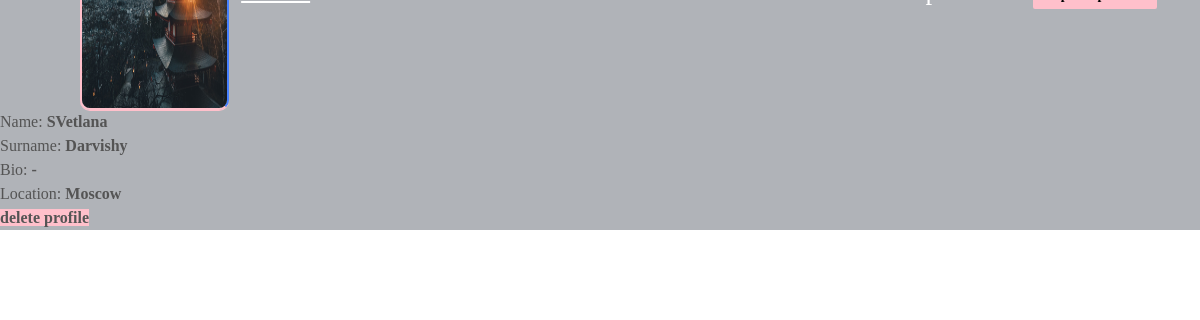
The app's page /profile/?user_pk=3 (signed in) with its own data.
### mainapp/models.py (models this page shows, shortened)
class Profile(models.Model):
    firstname = models.CharField(max_length=255)
    lastname = models.CharField(max_length=255)
    profile_picture = models.ImageField(upload_to='images/',
                                        null=True, blank=True)
    location = models.CharField(
        max_length=255, default='-', null=True, blank=True)
    bio = models.CharField(max_length=255, default='-', null=True, blank=True)
    user = models.ForeignKey(user, on_delete=models.CASCADE)

### mainapp/views.py (the view)
# urls.py: path('profile/', profile, name='_another_profile'),
@login_required(login_url='/login/')
def profile(request):
    pk = request.GET.get('user_pk')
    user = User.objects.get(pk=pk)
    user_profile = Profile.objects.filter(user=user).first()
    post_number = Post.objects.filter(author=pk).count()
    context = {
        'user': user,
        'user_profile': user_profile,
        'post_number': post_number
    }
    if user == request.user:
        context["profile"] = Profile.objects.get(user=request.user)
        context["number_of_posts"] = Post.objects.filter(
            author=request.user).count()
        return render(request, 'profile.html', context)
    else:
        return render(request, 'another_profile.html', context)

### templates/profile.html (shortened to what this page needs)
{% load static %}
<!DOCTYPE html>
<html lang="en">
  <head>
    <link rel="stylesheet" href="{% static 'css/main.min.css' %}" />
    <link rel="stylesheet" href="{% static 'css/style.css' %}" />
    <link rel="stylesheet" href="{% static 'css/color.css' %}" />
    <link rel="stylesheet" href="{% static 'css/responsive.css' %}" />
  </head>
  <body>
    <section>
      <div class="feature-photo">
        <figure>
        </figure>
         <form>
          <div class="add-btn">
            <span style="color: white; font-size: 27px; margin-right: 400px"
              ><b
                ><u><a href="/main/">Home</a></u></b
              ></span
            >
            <span style="color: white; font-size: 27px"><b>{{user.username}}</b></span>
            <span style="color: white; font-size: 27px"
              >Number of posts:  <b>{{number_of_posts}}</b></span>
            <a href="/update_profile/" style="background-color: #ffc0cb; border: #ffc0cb">
            </a>
          </div>
        </form enctype="multipart/form-data">
        <div class="container-fluid">
          <div class="row merged">
            <div class="col-lg-2 col-sm-3">
              <div class="user-avatar">
                <figure>
                  {% if profile.profile_picture %}
                  <img
                    src="{{profile.profile_picture.url}}"
                    style="height: 250px; width: 100%"
                    alt="">
                  {% else %}
                  <img
                    src="{% static 'images/blank-profile-picture.png' %}"
                    style="height: 250px; width: 100%"
                    alt="">
                  {% endif %}
                </figure>
              </div>
            </div>
            <div class="col-lg-10 col-sm-9">
              <div class="timeline-info">
                <ul>
                  <li class="admin-name">
                  </li>
                </ul>
              </div>
            </div>
          </div>
        </div>
      </div>
    </section>
    <div>
    <span class="block capitalize font-semibold">Name:   <b>{{profile.firstname}}</b></span>
    </div>
    <div>
    <span class="block capitalize font-semibold">Surname:   <b>{{profile.lastname}}</b></span>
    </div>
    <div>
    <span class="block capitalize font-semibold">Bio:   <b>{{profile.bio}}</b></span>
    </div>
    <div>
    <span class="block capitalize font-semibold">Location:   <b>{{profile.location}}</b></span>
    </div>
    <div>
    <a href="/delete_profile/" style="background-color: #ffc0cb; border: #ffc0cb"><b>delete profile</b></a>
    </div>
  </body>
</html>

### static/css/color.css (style rules this page uses)
#nprogress .bar, .timeline-info > ul li a::before, .add-btn > a, .activitiez > li::before, form button, .colla-apps > li a:hover, a.underline:before, .setting-row input:checked + label, .user-avatar:hover .edit-phto, .error-meta > a, .color-bg, .add-butn, .nav.nav-tabs.likes-btn > li a.active, a.dislike-btn, .drop > a:hover, .btn-view.btn-load-more:hover, .accordion .card h5 button[aria-expanded="true"], .chat-head, .f-page > figure em, .inbox-panel-head > ul > li > a, .nav-tabs--left .nav-link.active, .nav-tabs--left .nav-link.active:hover, footer .widget-title h4::before, #topcontrol, .sidebar .widget-title::before, .f-title::before, .g-post-classic > figure > i::after, .purify > a, .help-list > a:hover, .open-position::before, .info > a, .category-box:hover, .category-box.selected, a.main-btn, .section-heading::before, .getquot-baner, .more-branches > h4::before, .is-helpful > a, .cart-optionz > li > a:hover, .paginationz > li a:hover, .paginationz > li a.active, .shopping-cart, a.btn2:hover, .form-submit > input[type="submit"], button.submit-checkout, .delete-cart:hover, .proceed .button, .amount-area .update-cart, a.addnewforum, .apply-bttons > a { background: orange; }

### static/css/responsive.css (style rules this page uses)
@media screen and (max-width: 1281px) and (min-width: 1024px) { .timeline-info { line-height: 51px; } }
@media screen and (max-width: 1281px) and (min-width: 1024px) { .user-avatar { width: 80.2% } }

### records on screen
Profile: profile_picture (picture), firstname "SVetlana", lastname "Darvishy", bio "-", location "Moscow"
